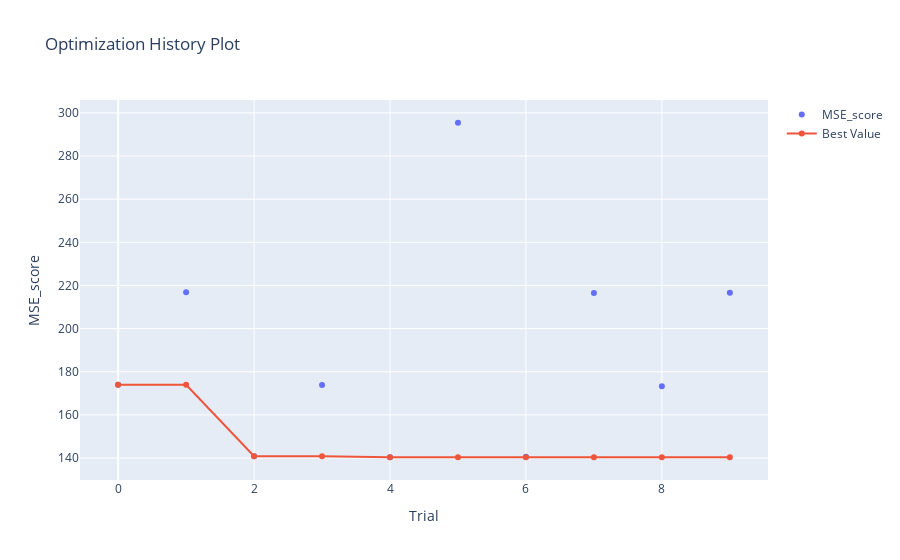

The code cell stored with this chart in its notebook:
### Code cell
%%time
# create study set
study = optuna.create_study(study_name="RandomForestRegressor_MF", direction="minimize", sampler=sampler)
# try multiple times
study.optimize(optuna_rfr, n_trials=10)
clear_output(wait=False)

optuna.visualization.plot_optimization_history(study, target_name="MSE_score")

### Figure 1 — Plotly figure (JSON) as saved in the notebook; plotly's stock layout.template omitted (floating-point values rounded to 4 significant figures)
{"data": [{"mode": "markers", "name": "MSE_score", "type": "scatter", "x": [0, 1, 2, 3, 4, 5, 6, 7, 8, 9], "y": [174.0, 216.9, 140.8, 173.9, 140.4, 295.4, 140.6, 216.5, 173.3, 216.6]}, {"name": "Best Value", "type": "scatter", "x": [0, 1, 2, 3, 4, 5, 6, 7, 8, 9], "y": [174.0, 174.0, 140.8, 140.8, 140.4, 140.4, 140.4, 140.4, 140.4, 140.4]}], "layout": {"title": {"text": "Optimization History Plot"}, "xaxis": {"title": {"text": "Trial"}}, "yaxis": {"title": {"text": "MSE_score"}}}}
